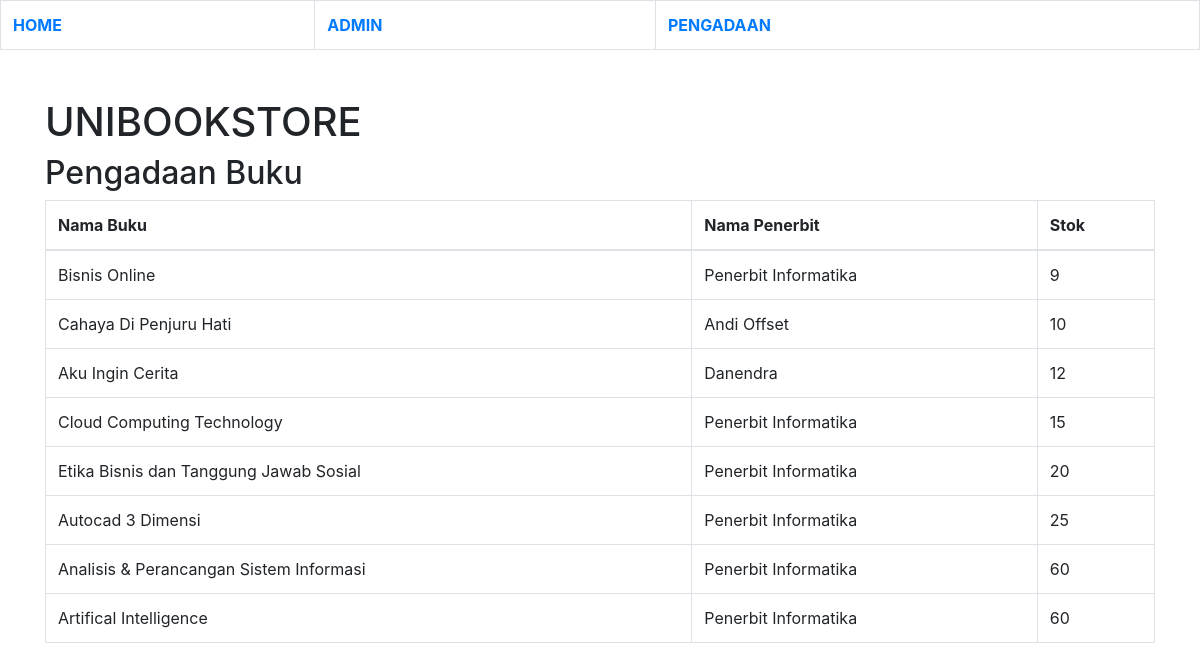
Screenshot of /pengadaan.php with the database file from the repository.
### tables this page shows
CREATE TABLE `buku` (
  `id_buku` varchar(900) DEFAULT NULL,
  `kategori` varchar(900) DEFAULT NULL,
  `nama_buku` varchar(900) DEFAULT NULL,
  `harga` varchar(900) DEFAULT NULL,
  `stok` int(255) DEFAULT NULL,
  `nama_penerbit` varchar(900) DEFAULT NULL
);

### pengadaan.php (the view, shortened to what this page needs)
<?php
$host = 'localhost';
$user = 'root';
$password = '';
$database = 'databuku';
$conn = new mysqli($host, $user, $password, $database);
$sql = "SELECT nama_buku, nama_penerbit, stok FROM buku ORDER BY stok ASC";
$result = $conn->query($sql);
?>
<!DOCTYPE html>
<html lang="id">
<head>
    <link rel="stylesheet" href="https://stackpath.bootstrapcdn.com/bootstrap/4.5.2/css/bootstrap.min.css">
</head>
<body>
<table class="table table-bordered"><center>
        <tr>
            <th><a href="index.php">HOME</a></th>
            <th><a href="admin.php">ADMIN</a></th>
            <th><a href="pengadaan.php">PENGADAAN</a></th>
        </tr></center>
    </table>
<div class="container mt-5">
<h1>UNIBOOKSTORE</h1>
    <h2>Pengadaan Buku</h2>
    <table class="table table-bordered">
        <thead>
            <tr>
                <th>Nama Buku</th>
                <th>Nama Penerbit</th>
                <th>Stok</th>
            </tr>
        </thead>
        <tbody>
            <?php
            if ($result->num_rows > 0) {
                while ($row = $result->fetch_assoc()) {
                    echo "<tr>
                            <td>{$row['nama_buku']}</td>
                            <td>{$row['nama_penerbit']}</td>
                            <td>{$row['stok']}</td>
                          </tr>";
                }
            } else {
                echo "<tr><td class='text-center'>Tidak ada buku yang tersedia</td></tr>";
            }
            ?>
        </tbody>
    </table>
</div>
</body>
</html>

### rows the page displays
buku: nama_buku "Bisnis Online", nama_penerbit "Penerbit Informatika", stok "9"
buku: nama_buku "Cahaya Di Penjuru Hati", nama_penerbit "Andi Offset", stok "10"
buku: nama_buku "Aku Ingin Cerita", nama_penerbit "Danendra", stok "12"
buku: nama_buku "Cloud Computing Technology", nama_penerbit "Penerbit Informatika", stok "15"
buku: nama_buku "Etika Bisnis dan Tanggung Jawab Sosial", nama_penerbit "Penerbit Informatika", stok "20"
buku: nama_buku "Autocad 3 Dimensi", nama_penerbit "Penerbit Informatika", stok "25"
buku: nama_buku "Analisis & Perancangan Sistem Informasi", nama_penerbit "Penerbit Informatika", stok "60"
buku: nama_buku "Artifical Intelligence", nama_penerbit "Penerbit Informatika", stok "60"
